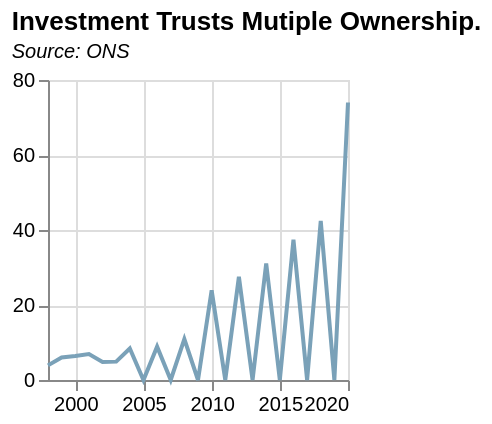

Here is the Vega-Lite specification saved for this chart:
### Vega-Lite specification from a JSON file in a GitHub repository (floating-point values rounded to 4 significant figures)
{"$schema": "https://vega.github.io/schema/vega-lite/v5.json", "data": {"values": [{"date": "1998", "label": "1998", "month": "", "quarter": "", "sourceDataset": "SRS", "updateDate": "2015-09-01T23:00:00.000Z", "value": "3.9", "year": "1998"}, {"date": "1999", "label": "1999", "month": "", "quarter": "", "sourceDataset": "SRS", "updateDate": "2015-09-01T23:00:00.000Z", "value": "6.0", "year": "1999"}, {"date": "2000", "label": "2000", "month": "", "quarter": "", "sourceDataset": "SRS", "updateDate": "2015-09-01T23:00:00.000Z", "value": "6.4", "year": "2000"}, {"date": "2001", "label": "2001", "month": "", "quarter": "", "sourceDataset": "SRS", "updateDate": "2015-09-01T23:00:00.000Z", "value": "6.9", "year": "2001"}, {"date": "2002", "label": "2002", "month": "", "quarter": "", "sourceDataset": "SRS", "updateDate": "2015-09-01T23:00:00.000Z", "value": "4.8", "year": "2002"}, {"date": "2003", "label": "2003", "month": "", "quarter": "", "sourceDataset": "SRS", "updateDate": "2015-09-01T23:00:00.000Z", "value": "4.9", "year": "2003"}, {"date": "2004", "label": "2004", "month": "", "quarter": "", "sourceDataset": "SRS", "updateDate": "2015-09-01T23:00:00.000Z", "value": "8.4", "year": "2004"}, {"date": "2005", "label": "2005", "month": "", "quarter": "", "sourceDataset": "SRS", "updateDate": "2015-09-01T23:00:00.000Z", "value": "", "year": "2005"}, {"date": "2006", "label": "2006", "month": "", "quarter": "", "sourceDataset": "SRS", "updateDate": "2015-09-01T23:00:00.000Z", "value": "8.9", "year": "2006"}, {"date": "2007", "label": "2007", "month": "", "quarter": "", "sourceDataset": "SRS", "updateDate": "2015-09-01T23:00:00.000Z", "value": "", "year": "2007"}, {"date": "2008", "label": "2008", "month": "", "quarter": "", "sourceDataset": "SRS", "updateDate": "2015-09-01T23:00:00.000Z", "value": "10.9", "year": "2008"}, {"date": "2009", "label": "2009", "month": "", "quarter": "", "sourceDataset": "SRS", "updateDate": "2015-09-01T23:00:00.000Z", "value": "", "year": "2009"}, {"date": "2010", "label": "2010", "month": "", "quarter": "", "sourceDataset": "SRS", "updateDate": "2015-09-01T23:00:00.000Z", "value": "23.9", "year": "2010"}, {"date": "2011", "label": "2011", "month": "", "quarter": "", "sourceDataset": "SRS", "updateDate": "2015-09-01T23:00:00.000Z", "value": "", "year": "2011"}, {"date": "2012", "label": "2012", "month": "", "quarter": "", "sourceDataset": "srs", "updateDate": "2017-11-29T00:00:00.000Z", "value": "27.5", "year": "2012"}, {"date": "2013", "label": "2013", "month": "", "quarter": "", "sourceDataset": "SRS", "updateDate": "2015-09-01T23:00:00.000Z", "value": "", "year": "2013"}, {"date": "2014", "label": "2014", "month": "", "quarter": "", "sourceDataset": "srs", "updateDate": "2017-11-29T00:00:00.000Z", "value": "31.1", "year": "2014"}, {"date": "2015", "label": "2015", "month": "", "quarter": "", "sourceDataset": "srs", "updateDate": "2017-11-29T00:00:00.000Z", "value": "", "year": "2015"}, {"date": "2016", "label": "2016", "month": "", "quarter": "", "sourceDataset": "srs", "updateDate": "2017-11-29T00:00:00.000Z", "value": "37.4", "year": "2016"}, {"date": "2017", "label": "2017", "month": "", "quarter": "", "sourceDataset": "srs", "updateDate": "2020-01-14T00:00:00.000Z", "value": "", "year": "2017"}, {"date": "2018", "label": "2018", "month": "", "quarter": "", "sourceDataset": "srs", "updateDate": "2022-03-03T00:00:00.000Z", "value": "42.4", "year": "2018"}, {"date": "2019", "label": "2019", "month": "", "quarter": "", "sourceDataset": "srs", "updateDate": "2022-03-03T00:00:00.000Z", "value": "", "year": "2019"}, {"date": "2020", "label": "2020", "month": "", "quarter": "", "sourceDataset": "srs", "updateDate": "2022-03-03T00:00:00.000Z", "value": "74.0", "year": "2020"}], "format": {"parse": {"date": "date"}}}, "mark": {"type": "line", "color": "#7aa1b8", "strokeWidth": 2, "opacity": 1}, "title": {"text": "Investment Trusts Mutiple Ownership.", "subtitle": "Source: ONS", "subtitleFontStyle": "italic", "subtitleFontSize": 10, "anchor": "start", "color": "black"}, "width": 150, "height": 150, "encoding": {"x": {"field": "date", "type": "temporal", "title": null}, "y": {"field": "value", "type": "quantitative", "title": null}, "tooltip": [{"field": "date", "type": "temporal", "title": "Date"}, {"field": "value", "type": "quantitative", "title": "SRS Ungrossed"}]}, "config": {}}
